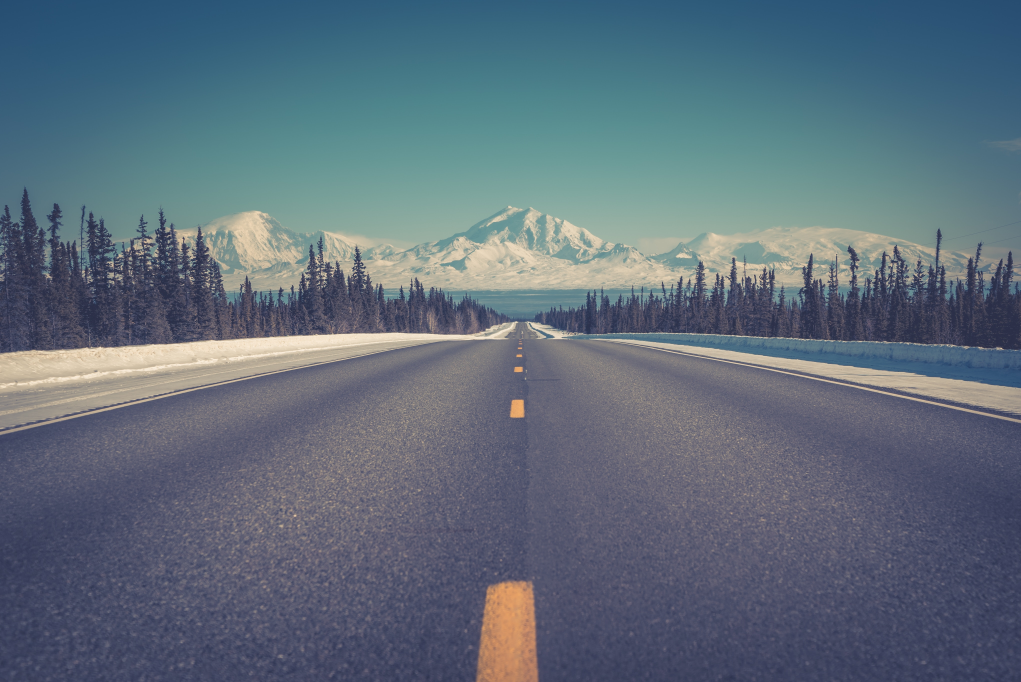
#> input picture road.jpg, 4084 x 2728 px (shown at 1/4 size)
$ python project.py
#> lines starting #> are read from the running program, lines starting #| are printed output that depends on the picture; after the words box and inside, x2 and y2 are one past the last pixel; in counts of white or black regions, pixels touching at a corner belong together
import cv2
import numpy as np

vid = cv2.VideoCapture('car.mp4')
img = cv2.imread('road.jpg')
#> img is the input picture: shape (2728, 4084, 3); mean B, G, R 122.3, 108.9, 94.1

while True:
    ret, frame = vid.read()
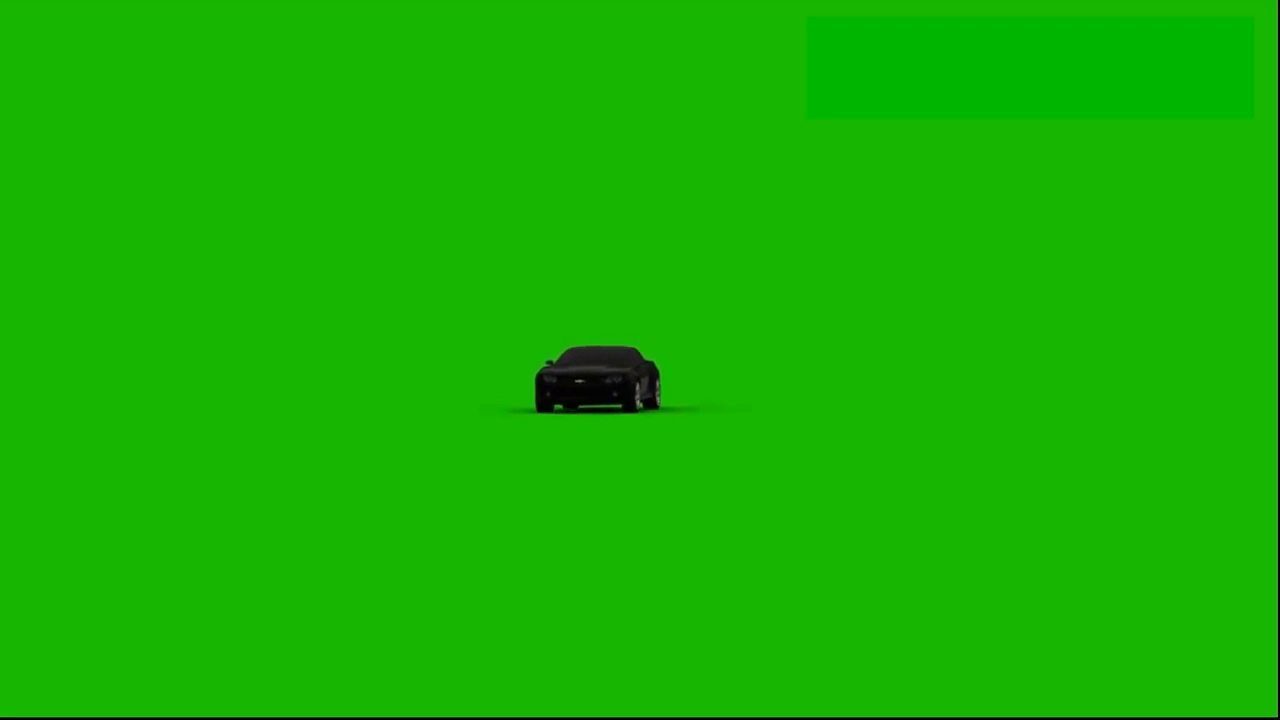
#> input picture frame 62 of car.mp4, 1280 x 720 px
#> frame is the input picture: shape (720, 1280, 3); mean B, G, R 0.4, 179.7, 21.8
    frame = cv2.resize(frame,(640,480))
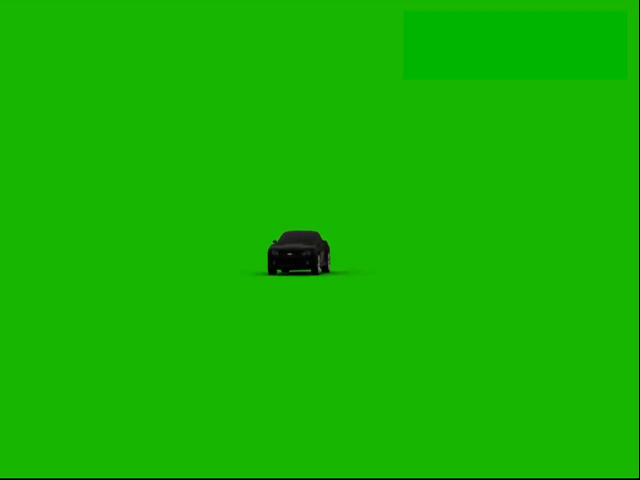
#> frame: shape (480, 640, 3); mean B, G, R 0.4, 179.7, 21.8
    image = cv2.resize(img,(640,480))
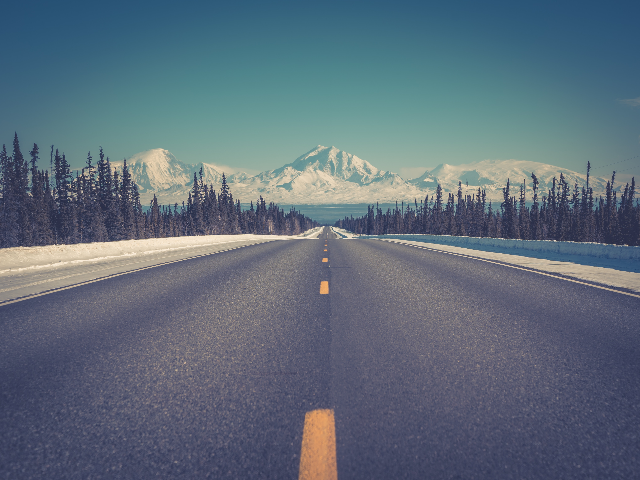
#> image: shape (480, 640, 3); mean B, G, R 122.3, 108.8, 94
    hsv = cv2.cvtColor(frame,cv2.COLOR_BGR2HSV)
#> hsv: shape (480, 640, 3); mean H, S, V 56.3, 252.7, 179.7

    l_g = np.array([32,94,132])
    u_g = np.array([179,255,255])

    mask = cv2.inRange(hsv,l_g,u_g)
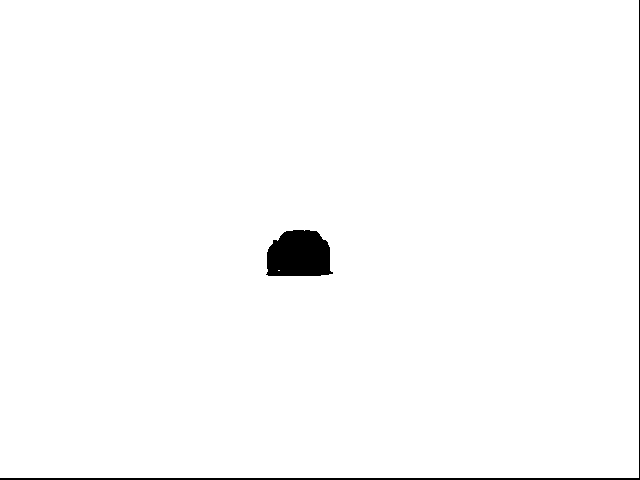
#> mask: shape (480, 640); 98.6% white; 2 black regions, box (x1, y1, x2, y2) and area: (266, 230, 333, 276) 2565, (0, 0, 640, 480) 1758
    res = cv2.bitwise_and(frame,frame,mask=mask)
    fsub = frame - res
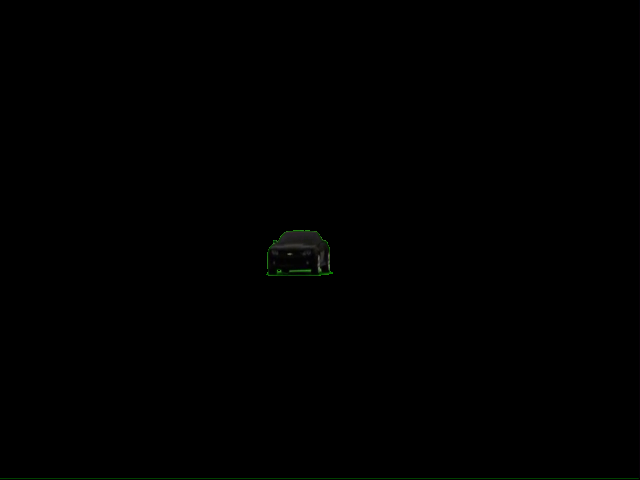
#> fsub: shape (480, 640, 3); mean B, G, R 0.2, 0.4, 0.2
    green_screen = np.where(fsub==0,image,fsub)
    # [4 lines of commented-out code are left out]
    cv2.imshow('Green Screen',green_screen)
    k = cv2.waitKey(1)
#> (key q is pressed here)
    if k == ord('q'):
        break

vid.release()
cv2.destroyAllWindows()
